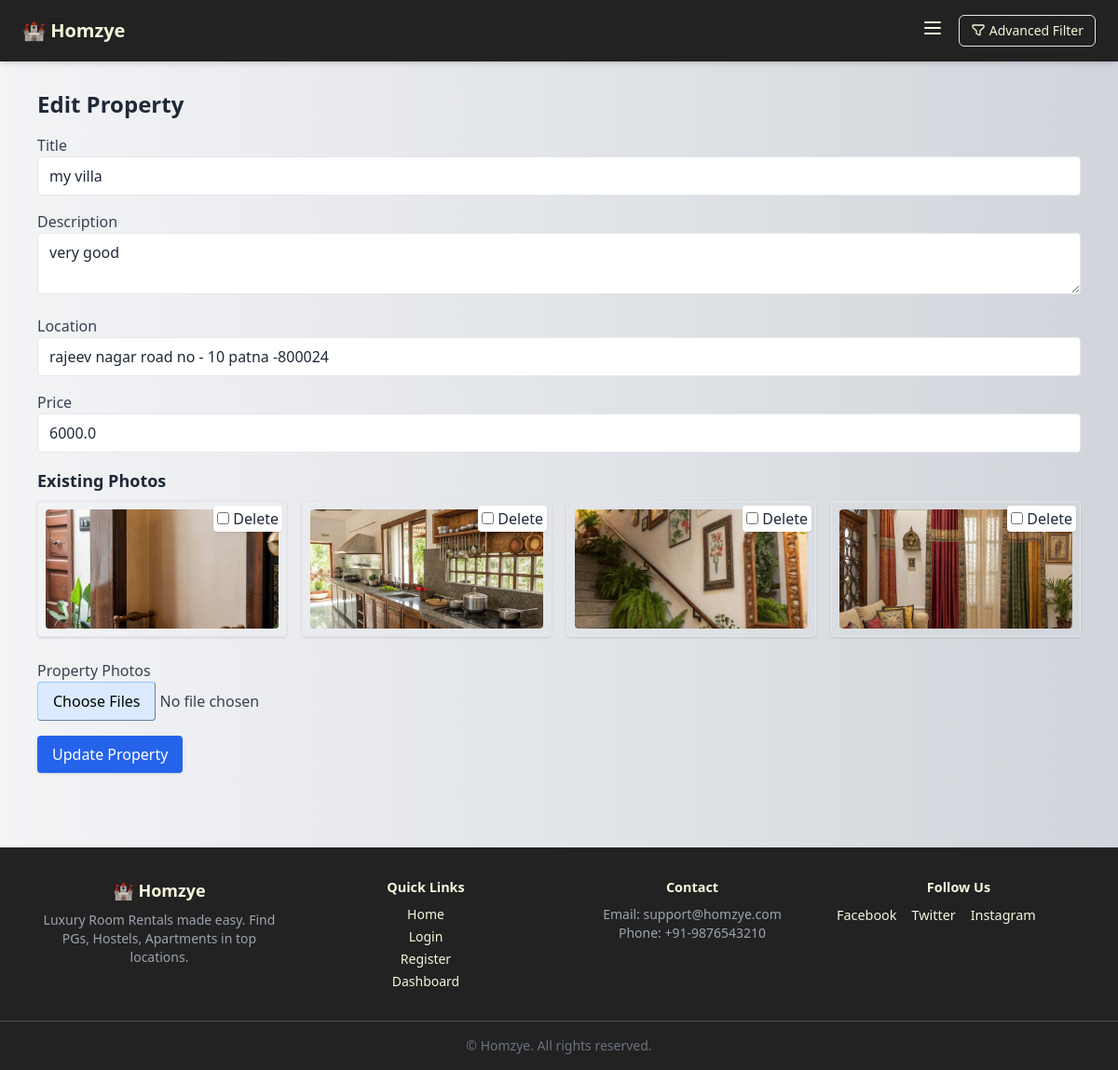
Page /edit_property/11 (signed in) on the committed database.
### app.py (models this page shows)
class Property(db.Model):
    id = db.Column(db.Integer, primary_key=True)
    title = db.Column(db.String(200), nullable=False)
    description = db.Column(db.Text, nullable=False)
    location = db.Column(db.String(200), nullable=False)
    price = db.Column(db.Float, nullable=False)
    latitude = db.Column(db.Float)
    longitude = db.Column(db.Float)
    photo_filename = db.Column(db.String(128))
    owner_id = db.Column(db.Integer, db.ForeignKey('user.id'), nullable=False)
    created_at = db.Column(db.DateTime, default=datetime.utcnow)
    photos = db.relationship('Photo', back_populates='room', cascade='all, delete-orphan')

class Photo(db.Model):  # ✅ Now defined outside
    id = db.Column(db.Integer, primary_key=True)
    filename = db.Column(db.String(255), nullable=False)
    room_id = db.Column(db.Integer, db.ForeignKey('property.id', name='fk_photo_property_id'), nullable=False)
    room = db.relationship('Property', back_populates='photos')

### app.py (the view, shortened to what this page needs)
@app.route('/edit_property/<int:property_id>', methods=['GET', 'POST'])
@login_required
def edit_property(property_id):
    room = Property.query.get_or_404(property_id)
    if current_user.role not in ['owner', 'admin'] or room.owner_id != current_user.id:
        flash("You are not authorized to edit this property.", "danger")
        return redirect(url_for('dashboard'))
    form = PropertyForm(obj=room)
    return render_template("edit_property.html", form=form, room=room)

### app.py
class PropertyForm(FlaskForm):
    title = StringField('Title', validators=[InputRequired()])
    description = TextAreaField('Description', validators=[InputRequired()])
    location = StringField('Location', validators=[InputRequired()])
    price = FloatField('Price', validators=[InputRequired()])
    latitude = FloatField('Latitude')
    longitude = FloatField('Longitude')
    photos = MultipleFileField('Property Photos', validators=[FileAllowed(['jpg', 'jpeg', 'png'], 'Images only!')])
    submit = SubmitField('Submit')

### app.py (called while the page is built)
@login_manager.user_loader
def load_user(user_id):
    return User.query.get(int(user_id))

### templates/edit_property.html (shortened to what this page needs)
{% extends "base.html" %}
{% block content %}
<h1 class="text-2xl font-bold mb-4">Edit Property</h1>
<form method="POST" enctype="multipart/form-data">
    <div class="mb-4">
        {{ form.title.label(class="block font-medium text-gray-700") }}
        {{ form.title(class_="input w-full border rounded px-3 py-2") }}
    </div>
    <div class="mb-4">
        {{ form.description.label(class="block font-medium text-gray-700") }}
        {{ form.description(class_="input w-full border rounded px-3 py-2") }}
    </div>
    <div class="mb-4">
        {{ form.location.label(class="block font-medium text-gray-700") }}
        {{ form.location(class_="input w-full border rounded px-3 py-2") }}
    </div>
    <div class="mb-4">
        {{ form.price.label(class="block font-medium text-gray-700") }}
        {{ form.price(class_="input w-full border rounded px-3 py-2") }}
    </div>
<h2 class="text-lg font-semibold mb-2">Existing Photos</h2>
<div class="grid grid-cols-2 md:grid-cols-4 gap-4 mb-6">
    {% for photo in room.photos %}
    <div class="relative border p-2 rounded shadow">
        <img src="{{ url_for('static', filename='uploads/' + photo.filename) }}" alt="Photo" class="w-full h-32 object-cover rounded">
        <label class="absolute top-1 right-1 bg-white px-1 py-0.5 rounded shadow">
            <input type="checkbox" name="delete_photos" value="{{ photo.id }}">
            Delete
        </label>
    </div>
    {% endfor %}
</div>
    <div class="mb-4">
        {{ form.photos.label(class="block font-medium text-gray-700") }}
        {{ form.photos(class_="input w-full text-gray-700 file:bg-blue-100 file:py-2 file:px-4 file:border file:rounded file:border-blue-300") }}
    </div>
    <button type="submit" class="bg-blue-600 hover:bg-blue-700 text-white px-4 py-2 rounded shadow">
        Update Property
    </button>
</form>
{% endblock %}

### static/style.css (style rules this page uses)
body { font-family: 'Segoe UI', Tahoma, Geneva, Verdana, sans-serif; background-color: #f8f9fa; color: #212529; line-height: 1.6; margin: 0; padding: 0; }
h1, h2, h3, h4 { font-weight: 600; margin-bottom: 1rem; }

### rows in the picture
Property: title "my villa", description "very good", location "rajeev nagar road no - 10 patna -800024", price "6000.0"
Photo: filename (picture)
Photo: filename (picture)
Photo: filename (picture)
Photo: filename (picture)
